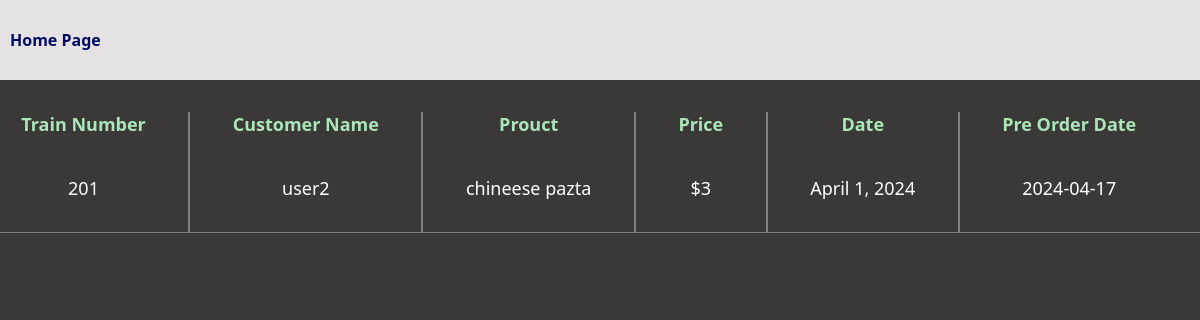
The app's page /order_page_admin/ with its own data.
### user_app/models.py (models this page shows, shortened)
class Order(models.Model):
  train_number = models.CharField(max_length=10)
  customer_name = models.CharField(max_length=25)
  product_name =  models.CharField(max_length=25)
  price =  models.CharField(max_length=25)
  date = models.DateField(auto_now_add=True)
  pre_order_date = models.CharField(max_length=200, default = 'NA', null=True, blank=True)

### admin_app/views.py (the view)
# urls.py: path('order_page_admin/', order_page_admin, name='order_page_admin'),
def order_page_admin(request):
  order_items = Order.objects.all()
  return render(request, 'order_page_admin.html', {'orders':order_items})

### templates/order_page_admin.html (shortened to what this page needs)
<!DOCTYPE html>
<html lang="en">
  <head>
  </head>
  <body>
    <div class="order-table-container">
      <nav>
        <div class="orders">
          <a href="{% url 'admin_app:admin_page' %}">Home Page</a>
        </div>
      </nav>
      <div class="flex-row">
        <div class="customer-name">
          Train Number {% for i in orders %}
          <div class="customers">{{i.train_number}}</div>
          {% endfor %}
        </div>
        <span></span>
        <div class="customer-train-number">
          Customer Name {% for i in orders %}
          <div class="customer-train-number-child">{{i.customer_name}}</div>
          {% endfor %}
        </div>
        <span></span>
        <div class="order-item">
          Prouct {% for i in orders %}
          <div class="order-item-child">{{i.product_name}}</div>
          {% endfor %}
        </div>
        <span></span>
        <div class="order-price">
          Price {% for i in orders %}
          <div class="order-price-child">${{i.price}}</div>
          {% endfor %}
        </div>
        <span></span>
        <div class="order-date">
          Date {% for i in orders %}
          <div class="order-date-child">{{i.date}}</div>
          {% endfor %}
        </div>
        <span></span>
        <div class="pre-order-date">
          Pre Order Date {% for i in orders %}
          <div class="pre-order-date-child">{{i.pre_order_date}}</div>
          {% endfor %}
        </div>
      </div>
    </div>
  </body>
</html>

### templates/order_page_admin.html (style rules this page uses)
body { margin: 0; padding: 0; box-sizing: border-box; }
.order-table-container { font-family: system-ui, -apple-system, BlinkMacSystemFont, "Segoe UI", Roboto, Oxygen, Ubuntu, Cantarell, "Open Sans", "Helvetica Neue", sans-serif; height: 100vh; width: 100%; background-color: rgb(59, 56, 56); }
.order-table-container nav { position: fixed; top: 0; }
.order-table-container nav .orders { width: 100vw; height: 80px; background: rgb(228, 226, 226); display: flex; align-items: center; justify-content: start; }
.order-table-container nav a { color: rgb(3, 10, 102); margin-left: 10px; text-decoration: none; font-weight: bold; font-size: 16px; }
.order-table-container .flex-row { display: flex; flex-direction: row; justify-content: space-around; padding-top: 2rem; border-bottom: 1px solid gray; text-align: center; margin-top: 5rem; }
.order-table-container .flex-row span { border: 1px solid gray; height: auto; }
.order-table-container .flex-row .order-item, .order-price, .order-date, .pre-order-date, .customer-name, .customer-train-number { font-size: 18px; margin-bottom: 2rem; color: rgb(171, 230, 185); font-weight: bold; }
.order-table-container .flex-row .order-item-child, .order-price-child, .order-date-child, .pre-order-date-child, .customers, .customer-train-number-child { margin-top: 1rem; font-weight: normal; color: white; }
.order-table-container .flex-row .order-item .order-item-child:first-child, .order-price-child:first-child, .order-date-child:first-child, .pre-order-date-child, .customers:first-child, .customer-train-number-child:first-child { margin-top: 2.5rem; }

### records on screen
Order: train_number "201", customer_name "user2", product_name "chineese pazta", price "3", date "April 1, 2024", pre_order_date "2024-04-17"
